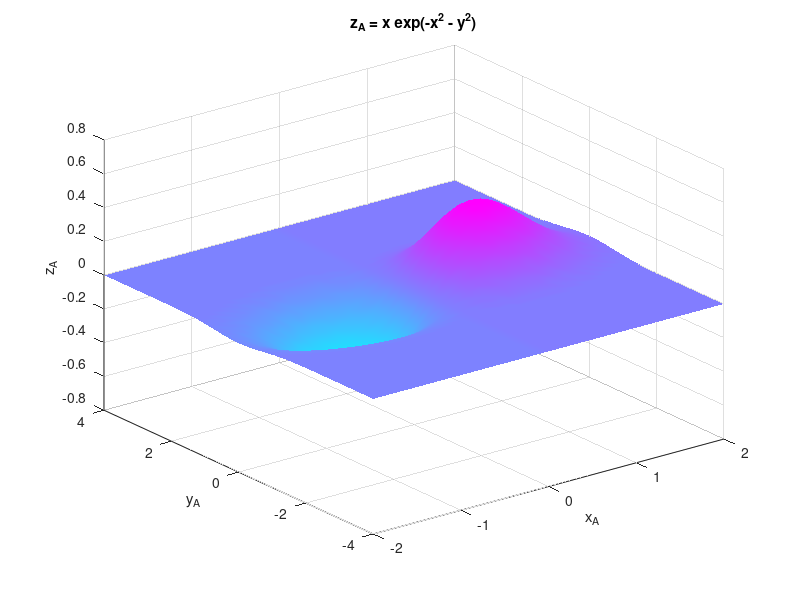

MATLAB code to generate this figure:
X = -2:0.1:2;
Y = -4:0.1:4;
[x,y] = meshgrid(X,Y);
z = x.*exp(-x.^2-y.^2);
figure
surf(x,y,z)
title('z_A = x exp(-x^2 - y^2)')
xlabel('x_A')
ylabel('y_A')
zlabel('z_A')
grid on
colormap cool
shading interp